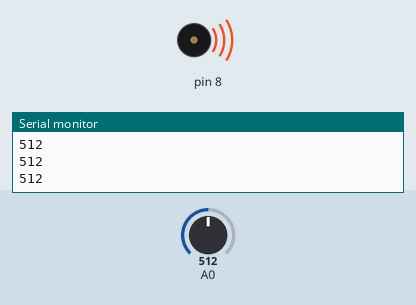
Simulated run of this sketch. Board: Arduino Uno, built with avr-gcc and run on an emulated ATmega328P. On the bench: buzzer (waves = sounding), the last lines printed to the serial monitor. Inputs (shaded band) come from the test bench; at power-on: A0 = 512.

Above: at 1.2 s.
1.3 s: A0 set to 492
At 2.5 s:
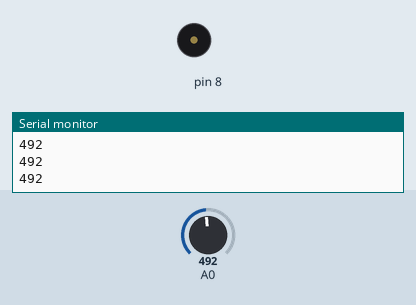
2.8 s: A0 set to 511
At 3.9 s:
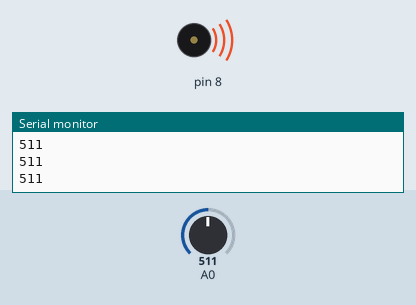
4.3 s: A0 set to 495
At 5.0 s:
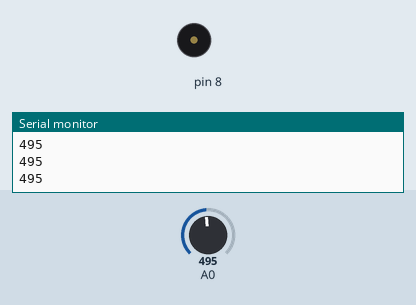
Timing chart, 0 to 7.3 s (numbered marks = the images above; inputs shaded):
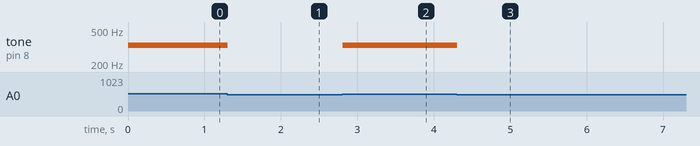

The sketch:

piano.ino
```cpp
int notes[] = {262, 294, 330, 349};

void setup() {
  pinMode(8,OUTPUT);
  Serial.begin(9600);

}

void loop() {
  int note = analogRead(A0);
  Serial.println(note);
  //Serial.println(analogRead(A1));

  if(note == 1023)
  {
    tone(8,notes[0]);
  }
  else if(note >= 990 && note <= 1010)
  {
    tone(8, notes[1]);
  }
  else if(note >= 505 && note <= 515)
  {
  tone(8, notes[2]);
  }
  else if(note >= 5 && note <= 10)
  {
  tone(8, notes[3]);
  }
  else
  {
    noTone(8);
  }
  }
```

Measured:
- the behaviour switches between 505 and 504 on A0 (found by bisection; images 0 and 1)
- after the input at 1.3 s, tone on pin 8: 330 Hz → silent at once
- after the input at 2.8 s, tone on pin 8: silent → 330 Hz at once
- after the input at 4.3 s, tone on pin 8: 330 Hz → silent at once
